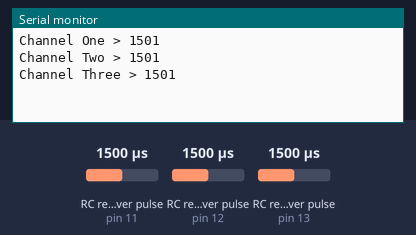
A sketch run on a simulated Arduino Uno, built with avr-gcc and run on an emulated ATmega328P. Parts: the last lines printed to the serial monitor. Wiring (inferred from the names in the program): 3 × RC receiver channel: data pin 11 / data pin 12 / data pin 13. The inputs (shaded band) are chosen by the test bench; at power-on: RC receiver pulse (sensors on pin 11, pin 12, pin 13) 1500 µs.

Above: at 1.2 s.
1.3 s: RC receiver pulse (sensor on pin 11) set to 1020 µs
At 2.0 s:
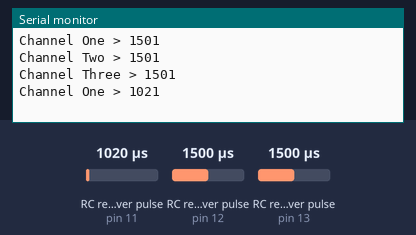
2.8 s: RC receiver pulse (sensor on pin 12) set to 1020 µs
At 4.0 s:
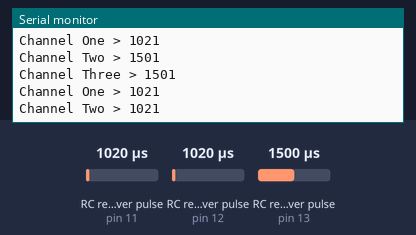
4.3 s: RC receiver pulse (sensor on pin 13) set to 1020 µs
At 5.7 s:
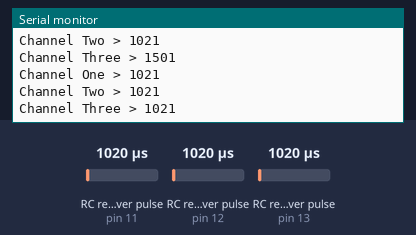
5.8 s: RC receiver pulse (sensor on pin 11) set to 1250 µs
At 7.2 s:
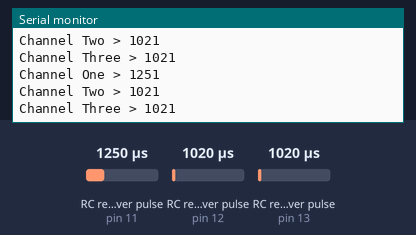
7.3 s: RC receiver pulse (sensor on pin 12) set to 1250 µs
At 8.7 s:
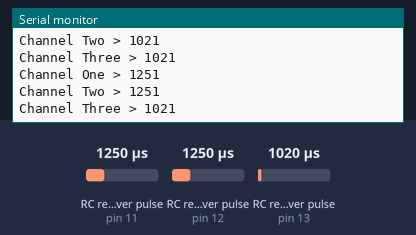
8.8 s: RC receiver pulse (sensor on pin 13) set to 1250 µs
At 9.6 s:
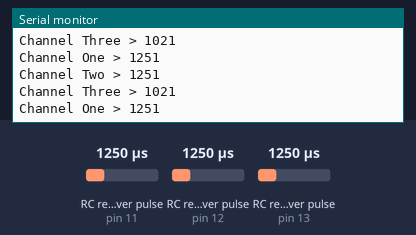
Timing chart, 0 to 11.3 s (numbered marks = the images above; inputs shaded):
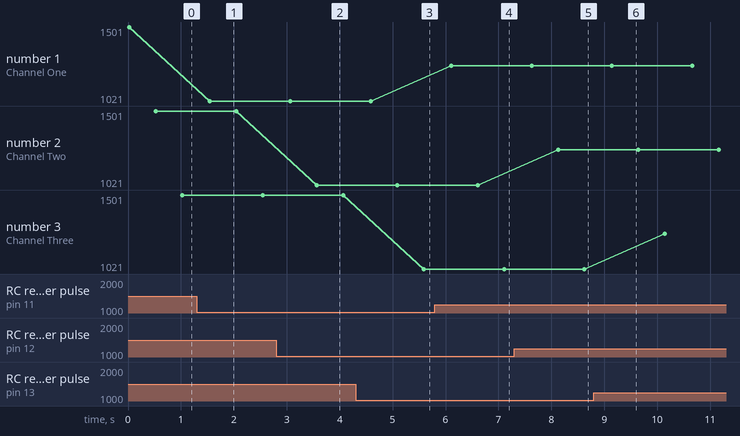

Measured:
- after the input at 1.3 s, the serial monitor: prints a new line after 0.25 s (image 1)
- after the input at 2.8 s, the serial monitor: prints a new line after 0.77 s (image 2)
- after the input at 4.3 s, the serial monitor: prints a new line after 1.3 s (image 3)
- after the input at 5.8 s, the serial monitor: prints a new line after 0.31 s (image 4)
- after the input at 7.3 s, the serial monitor: prints a new line after 0.83 s (image 5)
- plotted number 1: 1501 → 1021 after the input at 1.3 s, 1021 → 1251 after the input at 5.8 s

The sketch:

Signal_Pin.ino
```cpp
const int Channel1_Pin = 11;
const int Channel2_Pin = 12;
const int Channel3_Pin = 13;

void setup() {
  // put your setup code here, to run once:
  Serial.begin(9600);
  pinMode(Channel1_Pin, INPUT);
  pinMode(Channel2_Pin, INPUT);
  pinMode(Channel3_Pin, INPUT);
}

void loop() {
  // put your main code here, to run repeatedly:
  // int Signal_Pin_Output = digitalRead(Signal_Pin);
  // Serial.println(Signal_Pin_Output);
  int Channel1 =  pulseIn(Channel1_Pin ,HIGH, 25000);
  int Channel2 =  pulseIn(Channel2_Pin ,HIGH, 25000);
  int Channel3 =  pulseIn(Channel3_Pin ,HIGH, 25000);
  Serial.print("Channel One > ");
  Serial.println(Channel1);
  delay(500);
  Serial.print("Channel Two > ");
  Serial.println(Channel2);
  delay(500);
  Serial.print("Channel Three > ");
  Serial.println(Channel3);
  delay(500);
}
```
